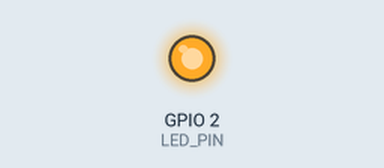
This sketch was run on a simulated ESP32. Parts: output pins drawn as LEDs (lit = HIGH).

Above: at 0.1 s.
At 37.3 s:
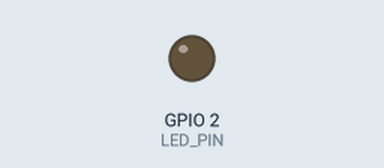
Timing chart, 0 to 38.8 s (numbered marks = the images above):
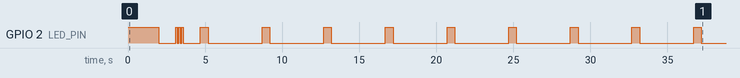

Measured:
- by itself, GPIO 2 (LED_PIN): LOW → HIGH at 0.00 s, → LOW 2.0 s later, → HIGH 1.1 s later, → LOW 0.10 s later, … (26 changes in this stretch)

The sketch:

i2c_scanner.ino
```cpp
/*
 * I2C Scanner with LED feedback
 * LED blinks to show which pin pair found camera
 * Pattern: long pause, then blink SDA count, pause, blink SCL count
 */
#include <Wire.h>

#define LED_PIN 2

int pinPairs[][2] = {
  {4, 5},    // 0: Freenove
  {40, 39},  // 1: XIAO/Generic
  {17, 18},  // 2: Variant
  {21, 47},  // 3: Variant
  {38, 47},  // 4: Variant
  {4, 41},   // 5: Variant
  {2, 1},    // 6: Variant
};
int numPairs = 7;

void blinkLED(int times, int onMs, int offMs) {
  for (int i = 0; i < times; i++) {
    digitalWrite(LED_PIN, HIGH); delay(onMs);
    digitalWrite(LED_PIN, LOW); delay(offMs);
  }
}

void setup() {
  pinMode(LED_PIN, OUTPUT);
  digitalWrite(LED_PIN, HIGH);
  delay(2000);
  digitalWrite(LED_PIN, LOW);
  delay(1000);

  // Try each pin pair
  int foundPair = -1;
  for (int p = 0; p < numPairs; p++) {
    Wire.begin(pinPairs[p][0], pinPairs[p][1]);
    delay(100);
    byte camAddrs[] = {0x21, 0x30, 0x3C, 0x36};
    for (int k = 0; k < 4; k++) {
      Wire.beginTransmission(camAddrs[k]);
      if (Wire.endTransmission() == 0) {
        foundPair = p;
        break;
      }
    }
    Wire.end();
    if (foundPair >= 0) break;
    delay(100);
  }

  if (foundPair >= 0) {
    // SUCCESS: blink pair number + 1 (so pair 0 = 1 blink, pair 1 = 2 blinks, etc)
    // Pattern: 3 fast blinks = found, then pause, then pair number blinks
    blinkLED(3, 100, 100);  // found signal
    delay(1000);
    while(1) {
      blinkLED(foundPair + 1, 500, 500);  // pair number
      delay(3000);
    }
  } else {
    // FAIL: continuous fast blink = nothing found
    while(1) {
      blinkLED(20, 50, 50);
      delay(2000);
    }
  }
}

void loop() {}
```
